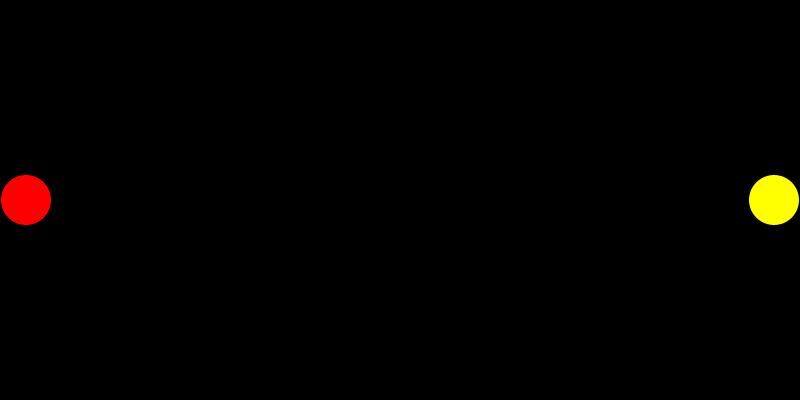
Frame 1 (no input)
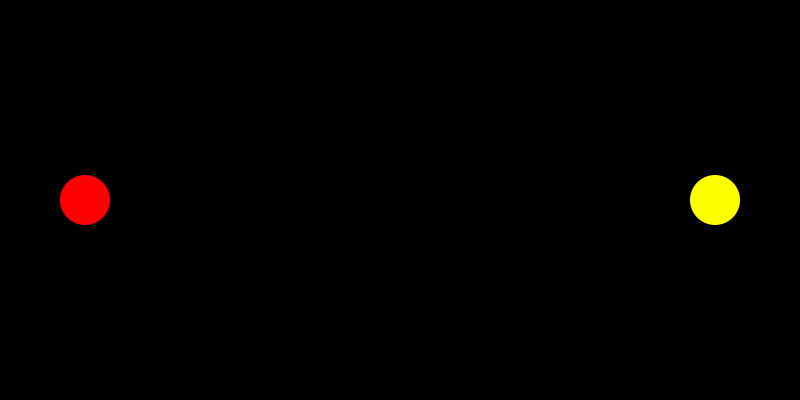
Frame 60 (the mouse pressed at the canvas centre just before this capture)
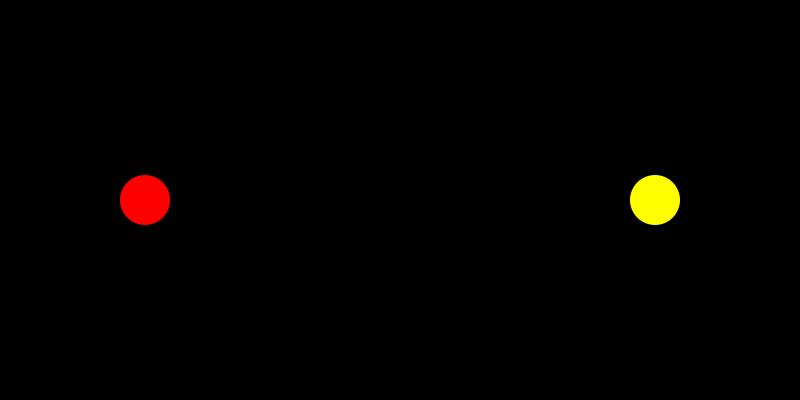
Frame 120 (the mouse held since frame 60 and released just before this capture)

The Processing sketch that drew these frames (run headless with seeded random() and noise(); from frame 60 on, the mouse is pressed at the canvas centre):

// Processing sketch: CollisionTwoBalls
// ── CollisionTwoBalls.pde
float x1, y1;
float x2, y2;
float diaOne;
float diaTwo;

float speed = 1;

void setup() {
  size(800, 400);
  smooth(4);
  background(0);  
  noStroke();

  diaOne = 50;
  diaTwo = 50;

  x1 = 0 + diaOne/2;
  y1 = height/2;

  x2 = width - diaTwo/2;
  y2 = height/2;
}

void draw() {
  background(0);
  
  constraints();
  
  boolean isCollide = collision();
  
  if (isCollide)  {
    
    abs(speed);
  }

  fill(255, 0, 0);
  ellipse(x1, y1, diaOne, diaOne);
  fill(255, 255, 0);
  ellipse(x2, y2, diaTwo, diaTwo);
  
  println("PointOne" + x1 + ", " +y1);
  println("PointTwo" + x2 + ", " +y2);
  print();
}

boolean collision()  {
  
  //The only difference from the previous mouse drag change over square are these expressions 
  //Instead of using mouseX and mouseY for the distance calucalations
  float difX = x1 - x2;
  float difY = y1 - y2;
  //.........................................................................................
  
  float distance = sqrt(sq(difX) + sq(difY));
  if (distance < ((diaOne / 2) + (diaTwo / 2)))  {
    return true;   
  }
  return false;  
}

void constraints()  {
  x1 = x1 + speed;
  x2 = x2 - speed;    
  
    
  
}
